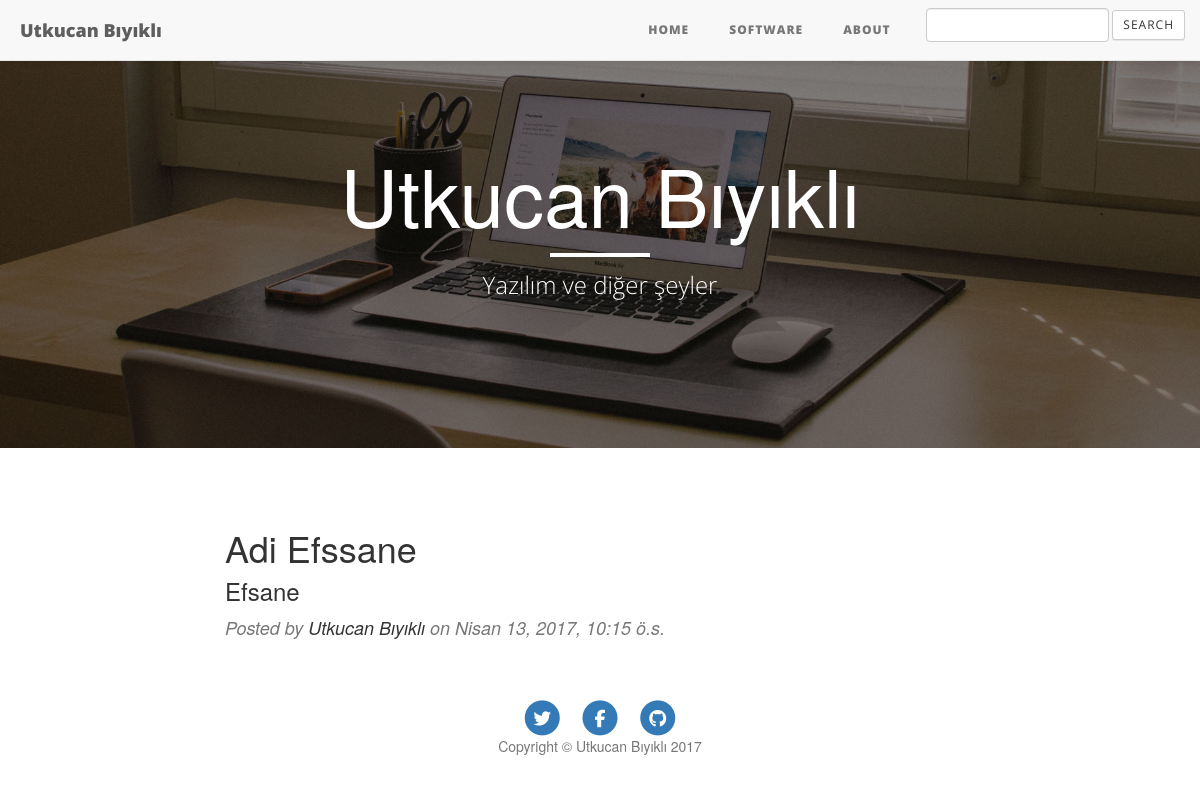
The page /software on the database as committed earlier.
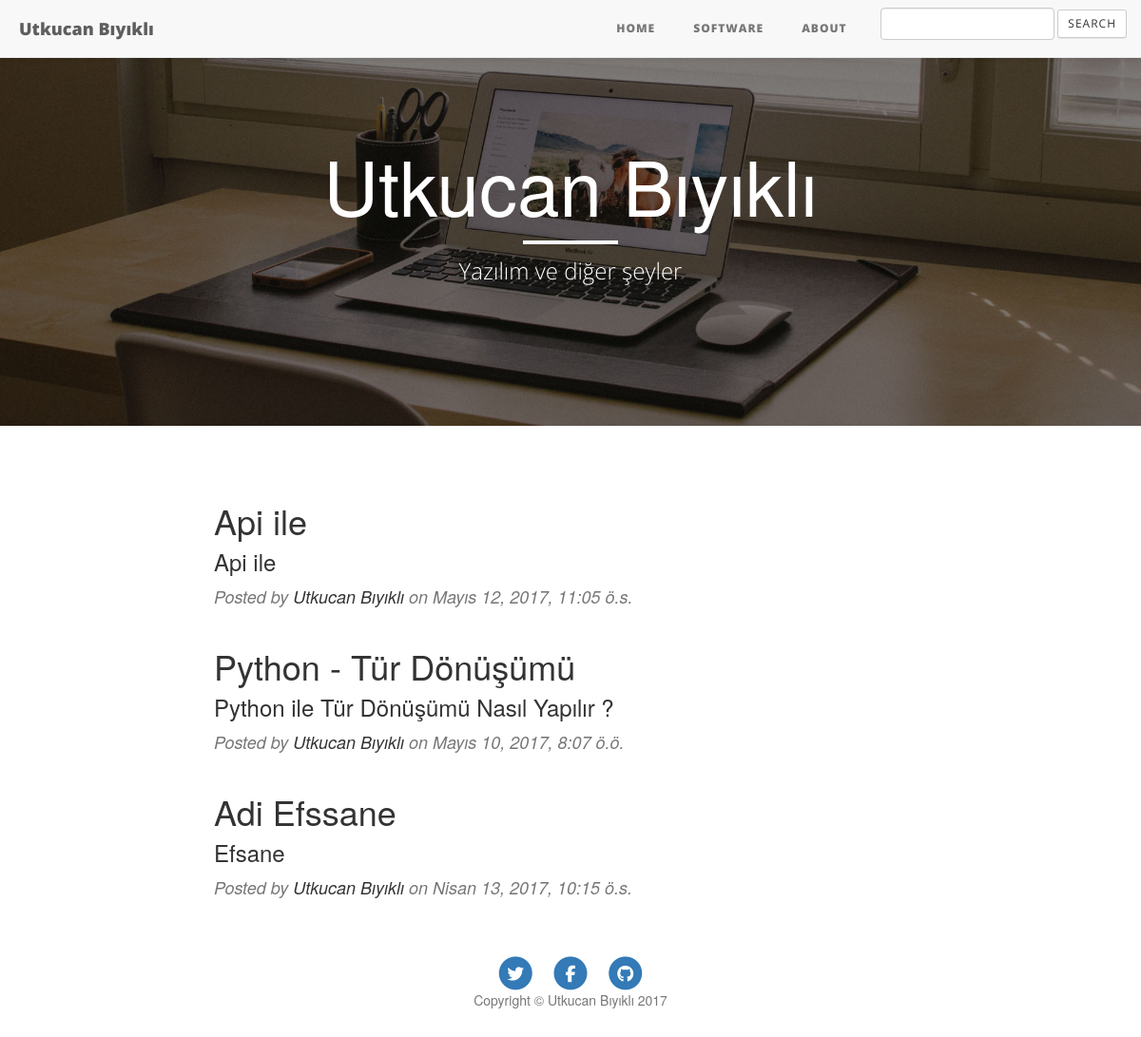
The same page on the database as committed later.
### Articles/models.py (models this page shows, shortened)
class Article(models.Model):
    title=models.CharField(max_length=25,unique=True)
    body=models.CharField(max_length=140,unique=True)
    content=models.TextField()
    like=models.IntegerField(default=0)
    genre=models.CharField(max_length=10)
    date=models.DateTimeField(auto_now_add=True)
    publish=models.BooleanField(default=False)
    class Meta:
        ordering=["-date"]

### Articles/views.py (the view)
# urls.py: url(r"^software$", views.SoftwareArticle.as_view(), name="software"),
class SoftwareArticle(generic.ListView):
    context_object_name = "software"
    template_name = "article/softarticle.html"
    paginate_by=4
    def get_queryset(self):
        return Article.objects.filter(genre__startswith="software",publish=True).order_by("-date")

### Articles/templates/article/softarticle.html (shortened to what this page needs)
{% extends 'article/base.html' %}
{% load static %}
{% block body %}
  <header class="intro-header" style="background-image: url('../../static/Articles/img/home-bg.jpg')">
        <div class="container">
            <div class="row">
                <div class="col-lg-8 col-lg-offset-2 col-md-10 col-md-offset-1">
                    <div class="site-heading">
                        <h1>Utkucan Bıyıklı</h1>
                        <hr class="small">
                        <span class="subheading">Yazılım ve diğer şeyler</span>
                    </div>
                </div>
            </div>
        </div>
    </header>
{% if software %}
        {% for s in software %}
    <div class="container">
        <div class="row">
            <div class="col-lg-8 col-lg-offset-2 col-md-10 col-md-offset-1">
                <div class="post-preview">
                    <a href="{% url 'articles:detail' s.id %}">
                        <h2 class="post-title">
                            {{s.title}}
                        </h2>
                        <h3 class="post-subtitle">
                            {{s.body}}
                        </h3>
                    </a>
                    <p class="post-meta">Posted by <a href="#">Utkucan Bıyıklı</a> on {{s.date}}</p>
                </div>
                  </div>
        </div>
    </div>
                {% endfor %}
                {% endif %}
    <footer>
        <div class="container">
            <div class="row">
                <div class="col-lg-8 col-lg-offset-2 col-md-10 col-md-offset-1">
                    <ul class="list-inline text-center">
                        <li>
                            <a href="#">
                                <span class="fa-stack fa-lg">
                                    <i class="fa fa-circle fa-stack-2x"></i>
                                    <i class="fa fa-twitter fa-stack-1x fa-inverse"></i>
                                </span>
                            </a>
                        </li>
                        <li>
                            <a href="#">
                                <span class="fa-stack fa-lg">
                                    <i class="fa fa-circle fa-stack-2x"></i>
                                    <i class="fa fa-facebook fa-stack-1x fa-inverse"></i>
                                </span>
                            </a>
                        </li>
                        <li>
                            <a href="#">
                                <span class="fa-stack fa-lg">
                                    <i class="fa fa-circle fa-stack-2x"></i>
                                    <i class="fa fa-github fa-stack-1x fa-inverse"></i>
                                </span>
                            </a>
                        </li>
                    </ul>
                    <p class="copyright text-muted">Copyright &copy; Utkucan Bıyıklı 2017</p>
                </div>
            </div>
        </div>
    </footer>
{% endblock %}

Rows that differ between the two databases and show on the page:
added Article: title "Api ile", body "Api ile", date "Mayıs 12, 2017, 11:05 ö.s."
added Article: title "Python - Tür Dönüşümü", body "Python ile Tür Dönüşümü Nasıl Yapılır ?", date "Mayıs 10, 2017, 8:07 ö.ö."
